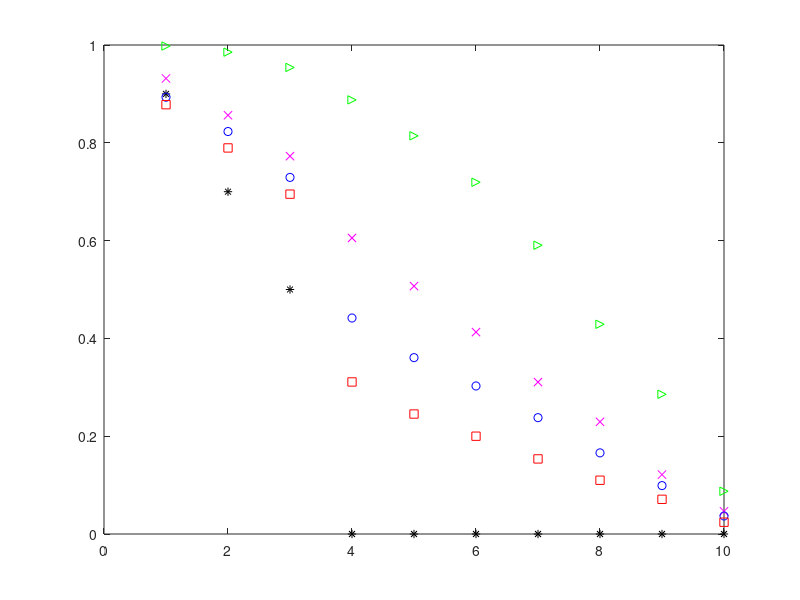

Write the MATLAB code that produced this figure. (Note: this script raises an error after producing the figure.)
clear all
close all
clc;
d=3;%no.of correlated components
r=10;%no.of runs
n=10;%dimension
m=10;%m=n
T=[0.9 0.7 0.5 zeros(1,min([m,n])-d)];
R=[3 4 5 7 10];
M=[20 50 100 200];
z=1;%for loop to save sungular values in one matrix(sg)
E=[1 zeros(1,8) 0.9;0 1 zeros(1,6) 0.8 0;0 0 1 zeros(1,4) 0.7 zeros(1,2) ;zeros(1,3) 1 zeros(1,5) 0;zeros(1,4) 1 zeros(1,4) 0;zeros(1,5) 1 zeros(1,4);zeros(1,6) 1 zeros(1,3);0 0 0.7 zeros(1,4) 1 0 0;0 0.8 zeros(1,6) 1 0;0.9 zeros(1,8) 1];
sg=zeros(r,n);
for a=1:length(M);
  for l=1:r;%loop of 1000 for averaging singualar values
  mu=zeros(1,length(E));
  S=complex(mvnrnd(mu,E,M(a)),mvnrnd(mu,E,M(a)));
  S=S.';
  %disp('the mixing vector a is')
  a1 =complex(zeros(n,length(E)*0.5)+randn(n,length(E)*0.5)*0.3,(zeros(n,length(E)*0.5)+(randn(n,length(E)*0.5)*0.3)));
  %disp(a1);
  %disp('the noise vector n is')
  n1 = complex(zeros(n,M(a))+randn(n,M(a))*0.1,(zeros(n,M(a))+randn(n,M(a))*0.1));
  %disp(n1);
  s1=zeros(length(E)/2,M(a));
  %disp('the first source ');
    for i=1 : length(E)/2
    s1(i,:) = S(i,:);
    end
  %disp('the system x is');
  x=(a1*s1)+n1;
  %disp(x);
  disp('the mixing vector a is')
  a2 =complex(randn(n,length(E)/2)*0.25,(randn(n,length(E)/2)*0.25));
  %disp(a2);
  %disp('the noise vector n is')
  n2 = complex(zeros(n,M(a))+randn(n,M(a))*0.2,(zeros(n,M(a))+randn(n,M(a))*0.2));
  %disp(n2);
  s2=zeros(length(E)/2,M(a));
    for j=((length(E))/2)+1:length(E) 
    k=j-length(E)/2;
    s2(k,:) = S(j,:);
    end
    
 %disp(s2);
 %disp('the system y is');
 y=(a2*s2)+n2;
 rxx=(1/M(a))*((x)*(x'));
 ryy=(1/M(a))*((y)*(y'));
 rxy=(1/M(a))*((x)*(y'));
 A=(sqrtm(inv(rxx)))*(rxy)*(sqrtm(inv(ryy)));
 disp(A);
 [F,K,G]=svd(A);
PF=0.001;
s=0;
k=1;
pr=1;
 for s=0:m-1
    ts=chi2inv(1-PF,2*(m-s)*(n-s))
  for i=s+1:m
    pr=pr*(1-K(i,i)^2); 
  end      
ct=-(2*M(a)-(m+n+1))*log(pr);
pr=1;
disp('ct values')
disp(ct);


if ct<ts
    disp('the number of correlated components');
    ds=s;
    disp(ds);
    break    
end
 end
 %disp(K);
    for t=1:n
    sg(z,t)=K(t,t);
    end
    z=z+1;%to go to next row
     %disp(l);
     %disp(M(a));
end
end


%storing Individual singualr values for M
m1=zeros(r,n);%To store the values of M=20 for 1000 runs
m2=zeros(r,n);
m3=zeros(r,n);%to store the values of M=50 for 1000 runs
m4=zeros(r,n);
for q=1:r
    m1(q,:)=sg(q,:);
end
u=1;
for w=r+1:2*r
    m2(u,:)=sg(w,:);
    u=u+1;
end
h=1;
for g=2*r+1:3*r
    m3(h,:)=sg(g,:);
    h=h+1;
end
   j=1;
for v=3*r+1:4*r
    m4(j,:)=sg(v,:);
    j=j+1;
end



%calculating means
M1=zeros(1,n);
M2=zeros(1,n);
M3=zeros(1,n);
M4=zeros(1,n);%To store the mean of singualr values averaged 1000 times
for i=1:n
M1(1,i)=mean(m1(:,i));
M2(1,i)=mean(m2(:,i));
M3(1,i)=mean(m3(:,i));
M4(1,i)=mean(m4(:,i));
end
N=[M1;M2;M3;M4];
i=1:m;
plot(i,T,'k*')
%disp(i);
hold on
plot(i,M1,'g>');
plot(i,M2,'mx');
plot(i,M3,'bo');
plot(i,M4,'rs');
p=min(n,m);
hold off


%for 5 r values
m1=zeros(r,R(b));%To store the values of M=200 for 1000 runs
m2=zeros(r,R(b));
m3=zeros(r,R(b));
m4=zeros(r,R(b));
m5=zeros(r,R(b));
for q=1:r
    m1(q,:)=sg(q,:);
end
u=1;
for w=r+1:2*r
    m2(u,:)=sg(w,:);
    u=u+1;
end
h=1;
for g=2*r+1:3*r
    m3(h,:)=sg(g,:);
    h=h+1;
end
   j=1;
for v=3*r+1:4*r
    m4(j,:)=sg(v,:);
    j=j+1;
end
for v=4*r+1:5*r
    m5(j,:)=sg(v,:);
    j=j+1;
end


%calculating means
M1=zeros(1,R(b));
M2=zeros(1,R(b));
M3=zeros(1,R(b));
M4=zeros(1,R(b));
M5=zeros(1,R(b));%To store the mean of singualr values averaged 1000 times
for i=1:3
M1(1,i)=mean(m1(:,i));
M2(1,i)=mean(m2(:,i));
M3(1,i)=mean(m3(:,i));
M4(1,i)=mean(m4(:,i));
M5(1,i)=mean(m5(:,i));
end
N=[M1];%M2;M3;M4;M5];
i=1:10;
plot(i,T,'k*')


%disp(i);
hold on
j=1:R(b)
plot(j,M1,'g>');
plot(i,M2,'mx');
plot(i,M3,'bo');
plot(i,M4,'rs');
plot(i,M5,'c*');
hold off


